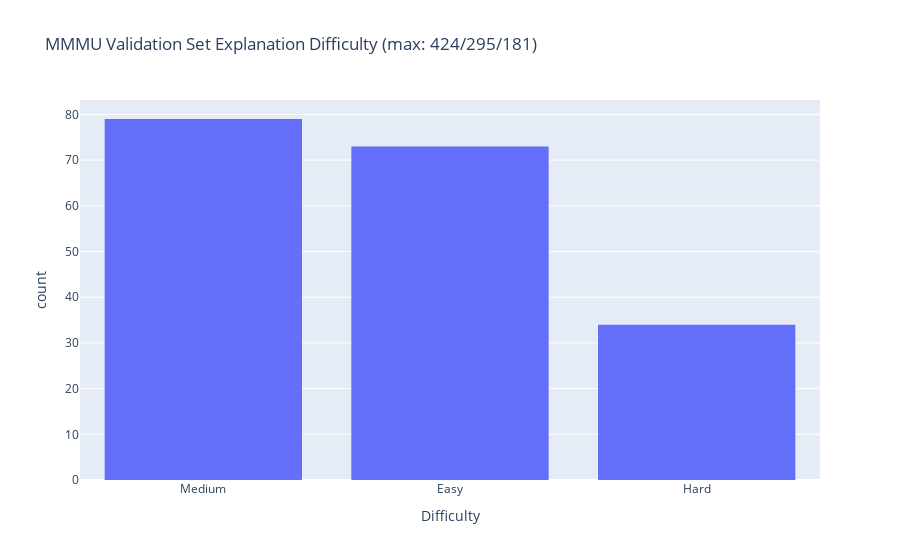

Write notebook code for a chart like this one.
### Code cell
fig = px.histogram(arr_expl_diffi, title= "MMMU Validation Set Explanation Difficulty (max: 424/295/181)")
fig.update_layout(showlegend=False, xaxis_title="Difficulty")
fig.show()

### Figure 1 — Plotly figure (JSON) as saved in the notebook; plotly's stock layout.template omitted (floating-point values rounded to 4 significant figures; data arrays with more than 128 entries replaced by an {"elided": "..."} marker saying what was removed)
{"data": [{"alignmentgroup": "True", "bingroup": "x", "hovertemplate": "variable=0<br>value=%{x}<br>count=%{y}<extra></extra>", "legendgroup": "0", "marker": {"color": "#636efa", "pattern": {"shape": ""}}, "name": "0", "offsetgroup": "0", "orientation": "v", "showlegend": true, "type": "histogram", "x": {"elided": "186 str values"}, "xaxis": "x", "yaxis": "y"}], "layout": {"barmode": "relative", "legend": {"title": {"text": "variable"}, "tracegroupgap": 0}, "showlegend": false, "title": {"text": "MMMU Validation Set Explanation Difficulty (max: 424/295/181)"}, "xaxis": {"anchor": "y", "domain": [0, 1], "title": {"text": "Difficulty"}}, "yaxis": {"anchor": "x", "domain": [0, 1], "title": {"text": "count"}}}}
